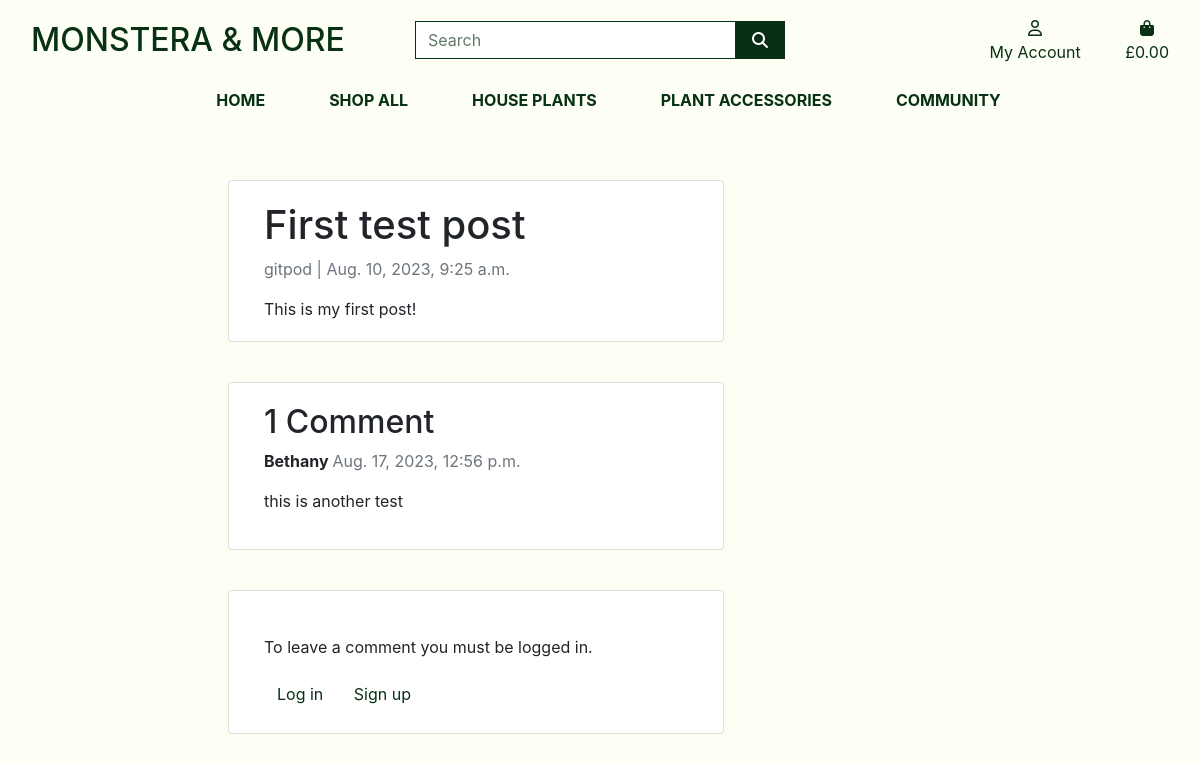
Before: /blog/first-test-post/ with the older database file.
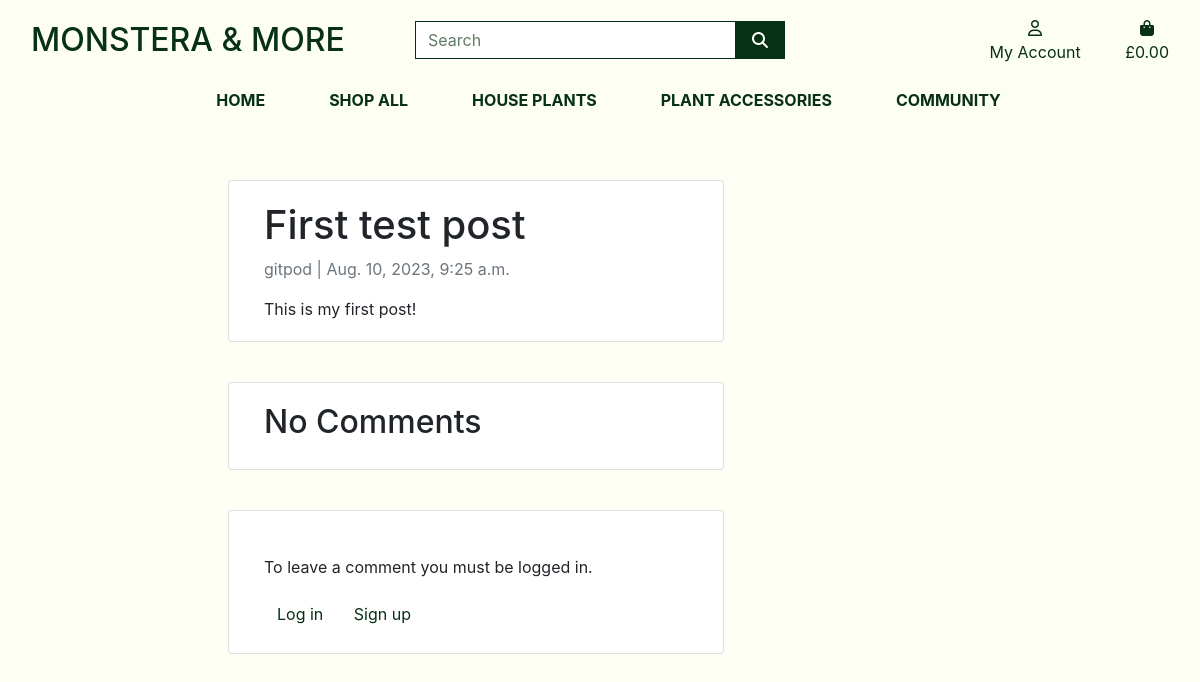
After: the same page with the newer database file.
### blog/models.py (models this page shows, shortened)
class Comment(models.Model):
    post = models.ForeignKey(Post, on_delete=models.CASCADE, related_name='comments', default=False)
    name = models.CharField(max_length=80, default="")
    user_id = models.ForeignKey(User, null=True,
                                blank=True, on_delete=models.SET_NULL)
    email = models.EmailField(default="")
    body = models.TextField(null=False, blank=False, default="")
    created_on = models.DateTimeField(auto_now_add=True)
    active = models.BooleanField(default=False)
    class Meta:
        ordering = ['created_on']

### blog/views.py (the view)
# urls.py: path('<slug:slug>/', views.PostDetail, name='post_detail'),
def PostDetail(request, slug):
    template_name = "blog/post_detail.html"
    post = get_object_or_404(Post, slug=slug)
    comments = post.comments.filter(active=True).order_by("-created_on")
    new_comment = None
    if request.method == "POST":
        comment_form = CommentForm(data=request.POST)
        if comment_form.is_valid():
            new_comment = comment_form.save(commit=False)
            new_comment.post = post
            new_comment.save()
    else:
        comment_form = CommentForm()
    return render(
        request,
        template_name,
        {
            "post": post,
            "comments": comments,
            "new_comment": new_comment,
            "comment_form": comment_form,
        },
    )

### blog/forms.py
class CommentForm(forms.ModelForm):
    class Meta:
        model = Comment
        fields = ('name', 'email', 'body')

### bag/contexts.py (called while the page is built, shortened)
def bag_contents(request):
    bag_items = []
    total = 0
    product_count = 0
    bag = request.session.get('bag', {})
    if total < settings.FREE_DELIVERY_THRESHOLD:
        delivery = total * Decimal(settings.STANDARD_DELIVERY_PERCENTAGE / 100)
        free_delivery_delta = settings.FREE_DELIVERY_THRESHOLD - total
    else:
        delivery = 0
        free_delivery_delta = 0
    grand_total = delivery + total
    context = {
        'bag_items': bag_items,
        'total': total,
        'product_count': product_count,
        'delivery': delivery,
        'free_delivery_delta': free_delivery_delta,
        'free_delivery_threshold': settings.FREE_DELIVERY_THRESHOLD,
        'grand_total': grand_total,
    }
    return context

### blog/templates/blog/post_detail.html (shortened to what this page needs)
{% extends "base.html" %}
{% load static %}
{% block page_header %}
<div class="container header-container">
</div>
{% endblock %}
{% block content %}
<div class="container">
  <div class="container">
    <div class="row">
      <div class="col-md-8 card mb-4  mt-3 left  top">
        <div class="card-body">
          <h1>{% block title %} {{ post.title }} {% endblock title %}</h1>
          <p class=" text-muted">{{ post.author }} | {{ post.created_on }}</p>
          <p class="card-text ">{{ post.content | safe }}</p>
        </div>
      </div>
      <div class="col-md-8 card mb-4  mt-3 ">
        <div class="card-body">
          {% if comments.count == 0 %}
            <h2>No Comments</h2>
          {% elif comments.count >= 2 %}
            <h2>{{ comments.count }} Comments</h2>
          {% else %}
            <h2>{{ comments.count }} Comment</h2>
          {% endif %}
          {% for comment in comments %}
          <div class="comments">
            <p class="font-weight-bold">
              {{ comment.name }}
              <span class=" text-muted font-weight-normal">
                {{ comment.created_on }}
              </span>
            </p>
            {{ comment.body | linebreaks }}
          </div>
          {% endfor %}
        </div>
      </div>
      <div class="col-md-8 card mb-4  mt-3 ">
        <div class="card-body">
          {% if user.is_authenticated %}
            {% if new_comment %}
              <div class="alert alert-success" role="alert">
              Your comment has been submitted and is awaiting approval. Check back soon.
              </div>
            {% else %}
              <h3>Leave a comment</h3>
              <form method="post" action="{% url 'post_detail' post.slug %}">
              {{ comment_form | crispy }}
              {% csrf_token %}
              <button class="btn btn-black rounded-0 btn-lg text-uppercase" type="submit" aria-label="Submit a comment button">Submit<span class="icon">
                <i class="fa-solid fa-plus"></i>
            </span></button>
              </form>
            {% endif %}
          {% else %}
          <div class="mt-4">
            <p>To leave a comment you must be logged in. </p>
            <a class="btn btn-outline-black rounded-0" href="{% url 'account_login' %}">Log in</a>
            <a class="btn btn-outline-black rounded-0" href="{% url 'account_signup' %}">Sign up</a>
          </div>
          {% endif %}
        </div>
      </div>
    </div>
  </div>
  {% endblock %}

Changed rows visible on the page:
removed Comment: name "Bethany", created_on "Aug. 17, 2023, 12:56 p.m.", body "this is another test"
Other visible differences:
{{ comments.count }}: "1" → (not shown)
text no longer shown: "Comment"
text now shown: "No Comments"
